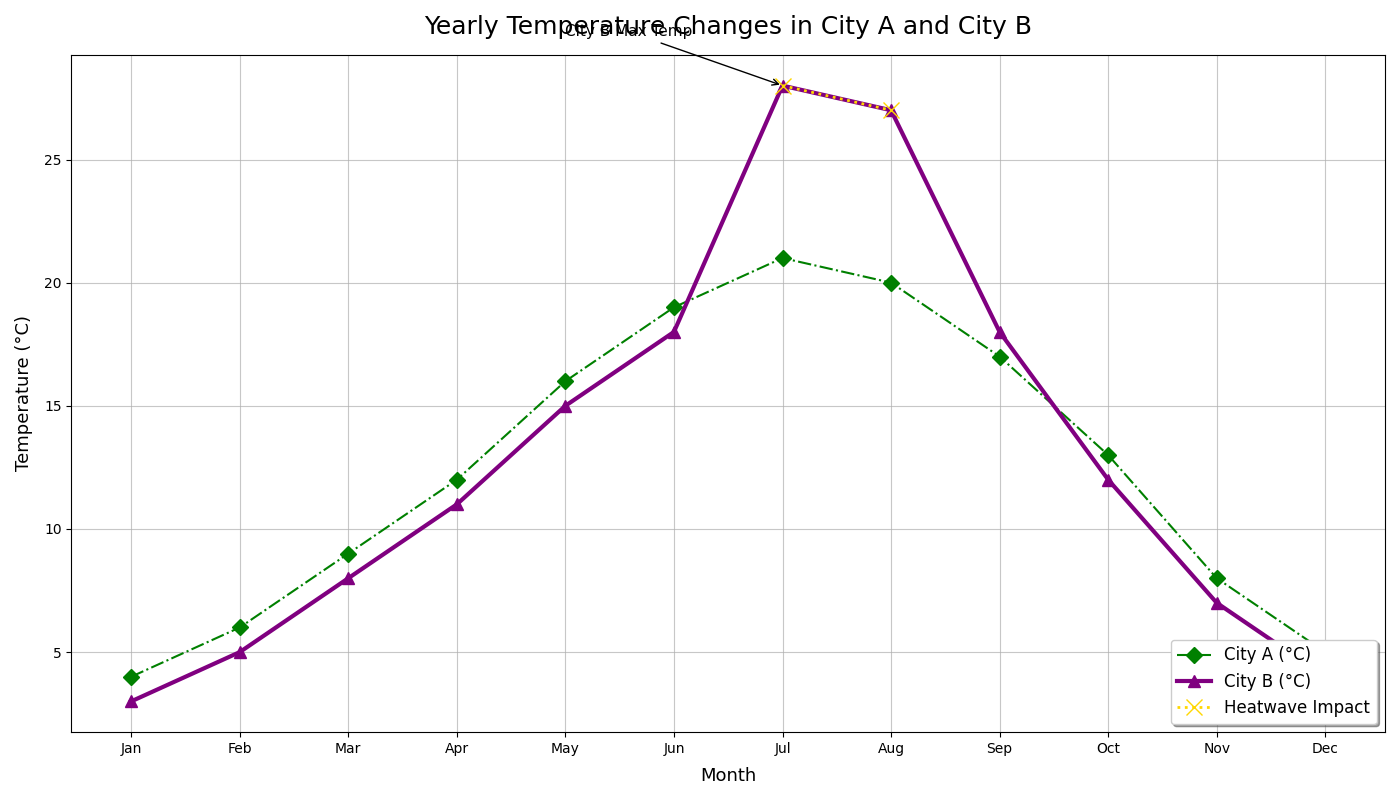

The Python source for this figure:
import matplotlib.pyplot as plt
import numpy as np

months = np.array(['Jan', 'Feb', 'Mar', 'Apr', 'May', 'Jun', 'Jul', 'Aug', 'Sep', 'Oct', 'Nov', 'Dec'])
city_a_temperatures = np.array([4, 6, 9, 12, 16, 19, 21, 20, 17, 13, 8, 5])
city_b_temperatures = np.array([3, 5, 8, 11, 15, 18, 28, 27, 18, 12, 7, 4])

plt.figure(figsize=(14, 8))

# Changed style for City A
plt.plot(months, city_a_temperatures, color='green', marker='D', linestyle='-.', linewidth=1.5, markersize=8, label='City A (°C)')

# Changed style for City B
plt.plot(months, city_b_temperatures, color='purple', marker='^', linestyle='-', linewidth=3, markersize=9, label='City B (°C)')

heatwave_months = np.array(['Jul', 'Aug'])
heatwave_temps = city_b_temperatures[6:8]
plt.plot(heatwave_months, heatwave_temps, color='gold', marker='x', linestyle=':', linewidth=2, markersize=12, label='Heatwave Impact')

plt.annotate('City B Max Temp', xy=('Jul', 28), xytext=('May', 30),
             arrowprops=dict(facecolor='purple', arrowstyle='->'), fontsize=11)

plt.title('Yearly Temperature Changes in City A and City B', fontsize=18, fontweight='medium', pad=15)
plt.xlabel('Month', fontsize=13, labelpad=8)
plt.ylabel('Temperature (°C)', fontsize=13, labelpad=8)

plt.grid(True, linestyle='-', alpha=0.7)
plt.legend(loc='lower right', fontsize=12, shadow=True)
plt.tight_layout()

plt.show()
